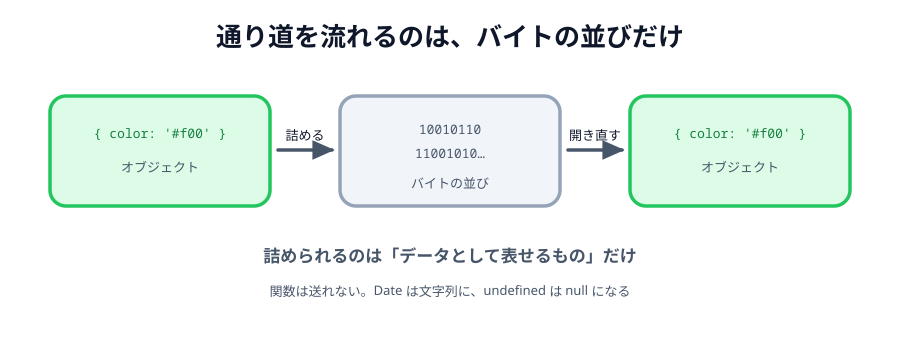

Source code (Python):
# 01-serialize.svg
# スキーマ: SOURCE-PATH-GOAL（詰める → 運ぶ → 開き直す）

import sys
sys.path.insert(0, "/Users/seekseep/.claude/skills/genfig")
from genfig import Canvas, PALETTE

c = Canvas(900, 340)

c.text(450, 46, "通り道を流れるのは、バイトの並びだけ", scale="xl")
c.sticky(50, 96, 220, 110, color="green")
c.text(160, 138, "{ color: '#f00' }", scale="sm", font="technical", fill=PALETTE["green"]["text"])
c.text(160, 172, "オブジェクト", scale="sm")
c.sticky(340, 96, 220, 110, color="gray")
c.text(450, 134, "10010110", scale="sm", font="technical")
c.text(450, 158, "11001010…", scale="sm", font="technical")
c.text(450, 188, "バイトの並び", scale="sm")
c.sticky(630, 96, 220, 110, color="green")
c.text(740, 138, "{ color: '#f00' }", scale="sm", font="technical", fill=PALETTE["green"]["text"])
c.text(740, 172, "オブジェクト", scale="sm")
c.connector(278, 150, 332, 150, label="詰める", label_scale="sm")
c.connector(568, 150, 622, 150, label="開き直す", label_scale="sm")
c.text(450, 262, "詰められるのは「データとして表せるもの」だけ", scale="md")
c.text(450, 296, "関数は送れない。Date は文字列に、undefined は null になる", scale="sm")

c.save("01-serialize.svg")
